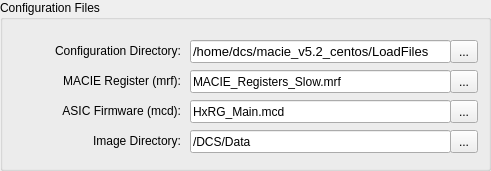
   <widget class="QGroupBox" name="groupBox_2">
    <property name="geometry">
     <rect>
      <x>620</x>
      <y>70</y>
      <width>491</width>
      <height>171</height>
     </rect>
    </property>
    <property name="title">
     <string>Configuration Files</string>
    </property>
    <widget class="QLabel" name="label_22">
     <property name="geometry">
      <rect>
       <x>10</x>
       <y>70</y>
       <width>171</width>
       <height>21</height>
      </rect>
     </property>
     <property name="layoutDirection">
      <enum>Qt::LeftToRight</enum>
     </property>
     <property name="text">
      <string>MACIE Register (mrf):</string>
     </property>
     <property name="alignment">
      <set>Qt::AlignRight|Qt::AlignTrailing|Qt::AlignVCenter</set>
     </property>
    </widget>
    <widget class="QToolButton" name="btn_find_MACIE_reg">
     <property name="geometry">
      <rect>
       <x>450</x>
       <y>70</y>
       <width>28</width>
       <height>23</height>
      </rect>
     </property>
     <property name="text">
      <string>...</string>
     </property>
    </widget>
    <widget class="QLineEdit" name="e_MACIE_reg">
     <property name="geometry">
      <rect>
       <x>190</x>
       <y>70</y>
       <width>261</width>
       <height>23</height>
      </rect>
     </property>
     <property name="text">
      <string>MACIE_Registers_Slow.mrf</string>
     </property>
    </widget>
    <widget class="QToolButton" name="btn_find_config_dir">
     <property name="geometry">
      <rect>
       <x>450</x>
       <y>40</y>
       <width>28</width>
       <height>23</height>
      </rect>
     </property>
     <property name="text">
      <string>...</string>
     </property>
    </widget>
    <widget class="QLabel" name="label_23">
     <property name="geometry">
      <rect>
       <x>10</x>
       <y>40</y>
       <width>171</width>
       <height>21</height>
      </rect>
     </property>
     <property name="layoutDirection">
      <enum>Qt::LeftToRight</enum>
     </property>
     <property name="text">
      <string>Configuration Directory:</string>
     </property>
     <property name="alignment">
      <set>Qt::AlignRight|Qt::AlignTrailing|Qt::AlignVCenter</set>
     </property>
    </widget>
    <widget class="QLineEdit" name="e_config_dir">
     <property name="geometry">
      <rect>
       <x>190</x>
       <y>40</y>
       <width>261</width>
       <height>23</height>
      </rect>
     </property>
     <property name="font">
      <font>
       <pointsize>10</pointsize>
      </font>
     </property>
     <property name="text">
      <string>/home/dcs/macie_v5.2_centos/LoadFiles</string>
     </property>
    </widget>
    <widget class="QToolButton" name="btn_find_ASIC_firware">
     <property name="geometry">
      <rect>
       <x>450</x>
       <y>100</y>
       <width>28</width>
       <height>23</height>
      </rect>
     </property>
     <property name="text">
      <string>...</string>
     </property>
    </widget>
    <widget class="QLabel" name="label_24">
     <property name="geometry">
      <rect>
       <x>10</x>
       <y>100</y>
       <width>171</width>
       <height>21</height>
      </rect>
     </property>
     <property name="layoutDirection">
      <enum>Qt::LeftToRight</enum>
     </property>
     <property name="text">
      <string>ASIC Firmware (mcd):</string>
     </property>
     <property name="alignment">
      <set>Qt::AlignRight|Qt::AlignTrailing|Qt::AlignVCenter</set>
     </property>
    </widget>
    <widget class="QLineEdit" name="e_ASIC_firmware">
     <property name="geometry">
      <rect>
       <x>190</x>
       <y>100</y>
       <width>261</width>
       <height>23</height>
      </rect>
     </property>
     <property name="text">
      <string>HxRG_Main.mcd</string>
     </property>
    </widget>
    <widget class="QLabel" name="label_25">
     <property name="geometry">
      <rect>
       <x>10</x>
       <y>130</y>
       <width>171</width>
       <height>21</height>
      </rect>
     </property>
     <property name="layoutDirection">
      <enum>Qt::LeftToRight</enum>
     </property>
     <property name="text">
      <string>Image Directory:</string>
     </property>
     <property name="alignment">
      <set>Qt::AlignRight|Qt::AlignTrailing|Qt::AlignVCenter</set>
     </property>
    </widget>
    <widget class="QLineEdit" name="e_img_dir">
     <property name="geometry">
      <rect>
       <x>190</x>
       <y>130</y>
       <width>261</width>
       <height>23</height>
      </rect>
     </property>
     <property name="text">
      <string>/DCS/Data</string>
     </property>
    </widget>
    <widget class="QToolButton" name="btn_find_img_dir">
     <property name="geometry">
      <rect>
       <x>450</x>
       <y>130</y>
       <width>28</width>
       <height>23</height>
      </rect>
     </property>
     <property name="text">
      <string>...</string>
     </property>
    </widget>
   </widget>
